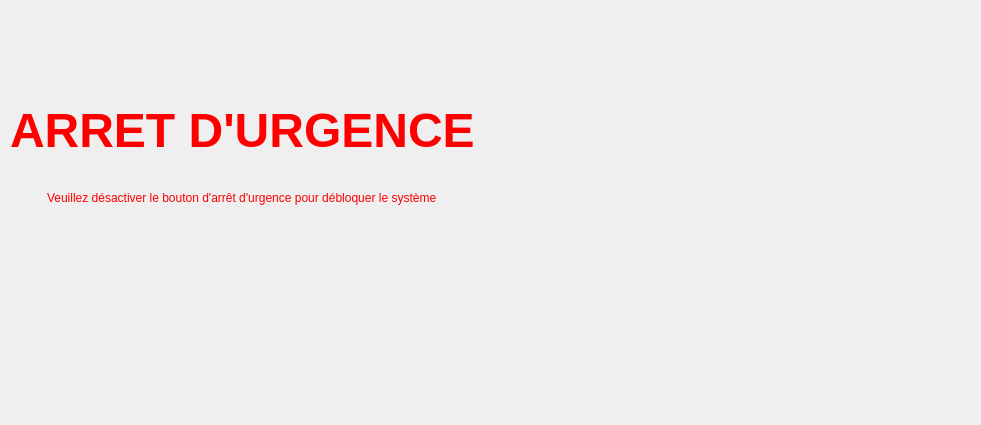
<?xml version="1.0" encoding="UTF-8"?>
<ui version="4.0">
 <class>Form</class>
 <widget class="QWidget" name="Form">
  <property name="geometry">
   <rect>
    <x>0</x>
    <y>0</y>
    <width>981</width>
    <height>425</height>
   </rect>
  </property>
  <property name="windowTitle">
   <string>Form</string>
  </property>
  <widget class="QWidget" name="verticalLayoutWidget">
   <property name="geometry">
    <rect>
     <x>10</x>
     <y>80</y>
     <width>464</width>
     <height>151</height>
    </rect>
   </property>
   <layout class="QVBoxLayout" name="verticalLayout">
    <item>
     <spacer name="verticalSpacer">
      <property name="orientation">
       <enum>Qt::Vertical</enum>
      </property>
      <property name="sizeHint" stdset="0">
       <size>
        <width>20</width>
        <height>40</height>
       </size>
      </property>
     </spacer>
    </item>
    <item>
     <layout class="QHBoxLayout" name="horizontalLayout">
      <item>
       <spacer name="horizontalSpacer_2">
        <property name="orientation">
         <enum>Qt::Horizontal</enum>
        </property>
        <property name="sizeHint" stdset="0">
         <size>
          <width>40</width>
          <height>20</height>
         </size>
        </property>
       </spacer>
      </item>
      <item>
       <widget class="QLabel" name="label">
        <property name="font">
         <font>
          <pointsize>36</pointsize>
          <bold>true</bold>
         </font>
        </property>
        <property name="styleSheet">
         <string notr="true">color: rgb(255, 0, 0)</string>
        </property>
        <property name="text">
         <string>ARRET D'URGENCE</string>
        </property>
       </widget>
      </item>
      <item>
       <spacer name="horizontalSpacer">
        <property name="orientation">
         <enum>Qt::Horizontal</enum>
        </property>
        <property name="sizeHint" stdset="0">
         <size>
          <width>40</width>
          <height>20</height>
         </size>
        </property>
       </spacer>
      </item>
     </layout>
    </item>
    <item>
     <spacer name="verticalSpacer_3">
      <property name="orientation">
       <enum>Qt::Vertical</enum>
      </property>
      <property name="sizeHint" stdset="0">
       <size>
        <width>20</width>
        <height>40</height>
       </size>
      </property>
     </spacer>
    </item>
    <item>
     <layout class="QHBoxLayout" name="horizontalLayout_2">
      <item>
       <spacer name="horizontalSpacer_4">
        <property name="orientation">
         <enum>Qt::Horizontal</enum>
        </property>
        <property name="sizeHint" stdset="0">
         <size>
          <width>40</width>
          <height>20</height>
         </size>
        </property>
       </spacer>
      </item>
      <item>
       <widget class="QLabel" name="label_2">
        <property name="styleSheet">
         <string notr="true">color:rgb(255, 0, 0);
font: italic 9pt &quot;Segoe UI&quot;;</string>
        </property>
        <property name="text">
         <string>Veuillez désactiver le bouton d'arrêt d'urgence pour débloquer le système</string>
        </property>
       </widget>
      </item>
      <item>
       <spacer name="horizontalSpacer_3">
        <property name="orientation">
         <enum>Qt::Horizontal</enum>
        </property>
        <property name="sizeHint" stdset="0">
         <size>
          <width>40</width>
          <height>20</height>
         </size>
        </property>
       </spacer>
      </item>
     </layout>
    </item>
    <item>
     <spacer name="verticalSpacer_2">
      <property name="orientation">
       <enum>Qt::Vertical</enum>
      </property>
      <property name="sizeHint" stdset="0">
       <size>
        <width>20</width>
        <height>40</height>
       </size>
      </property>
     </spacer>
    </item>
   </layout>
  </widget>
 </widget>
 <resources/>
 <connections/>
</ui>
